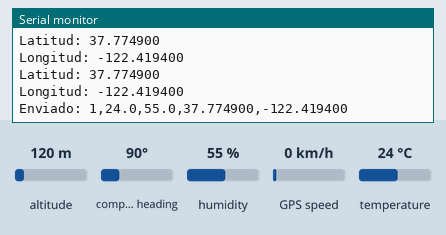
Simulated run of this sketch. Board: ESP32. Shown: the last lines printed to the serial monitor. The inputs (shaded band) are chosen by the test bench; at power-on: humidity 55 %, temperature 24 °C, altitude 120 m, compass heading 90°, GPS speed 0 km/h. The GPS gets a fix after 3 s at 37.7749, -122.4194 with 8 satellites; no radio packets arrive unless stated.

Above: at 5.2 s.
5.3 s: humidity set to 22 %
At 6.6 s:
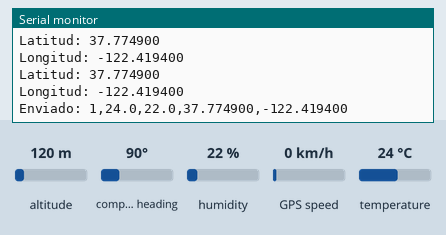
6.8 s: temperature set to 12 °C
At 8.28 s:
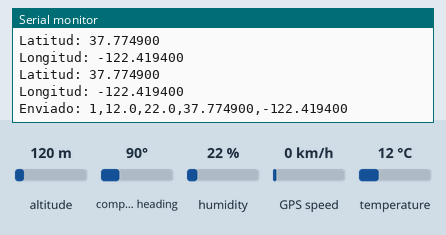
8.3 s: humidity set to 40 %
At 10.8 s:
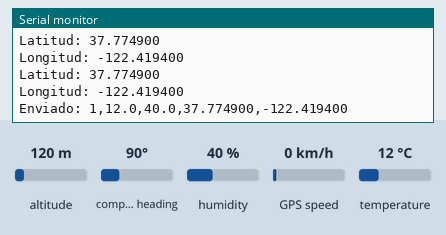
Timing chart, 0 to 12.3 s (numbered marks = the images above; inputs shaded):
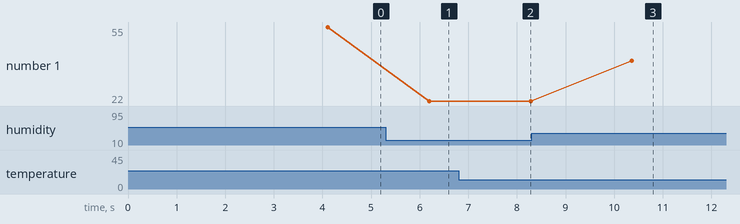

The sketch:

Esp32_Transmisor.ino
```cpp
#include <SPI.h>
#include <LoRa.h>
#include <LiquidCrystal.h>
#include <DHTesp.h>
#include <TinyGPSPlus.h>
#define DHT_PIN 32
#define SS 5
#define RST 14
#define DIO0 26
#define RXD2 16
#define TXD2 17

#define GPS_BAUD 9600
HardwareSerial gpsSerial(2);
TinyGPSPlus gps;
DHTesp dht;
const int NODE_ID = 1;
void setup() {
  Serial.begin(115200);
  delay(1000);

  SPI.begin(18, 19, 23, SS);
  LoRa.setPins(SS, RST, DIO0);
  //Serial.println("Iniciando LoRa...");

  if (!LoRa.begin(433E6)) {
    Serial.println("FALLO");
    while (1)
      ;
  }
  LoRa.setTxPower(20);
  LoRa.setSpreadingFactor(12);
  LoRa.setSignalBandwidth(125E3);
  LoRa.setCodingRate4(8);
  Serial.println("LoRa OK");
  dht.setup(DHT_PIN, DHTesp::DHT22);
  delay(3000);
  Serial.println("Iniciado");
  gpsSerial.begin(GPS_BAUD, SERIAL_8N1, RXD2, TXD2);
  Serial.println("Serial 2 started at 9600 baud rate");
}


void loop() {

  TempAndHumidity data = dht.getTempAndHumidity();

  float temperatura = data.temperature;
  float humedad = data.humidity;
  double lon;
  double lat;
  // Verificar lectura válida
  if (isnan(temperatura) || isnan(humedad)) {
    Serial.println("Error leyendo DHT22");
    delay(2000);
    return;
  }
  while (gpsSerial.available() > 0) {
    char c = gpsSerial.read();

    gps.encode(c);

    if (gps.location.isUpdated()) {

      Serial.print("Latitud: ");
      lat = gps.location.lat();
      Serial.println(lat, 6);


      Serial.print("Longitud: ");
      lon = gps.location.lng();
      Serial.println(lon, 6);

    }
  }
  String mensaje =
    String(NODE_ID) + "," + String(temperatura, 1) + "," + String(humedad, 1) + "," + String(lat, 6) + "," + String(lon, 6);

  LoRa.beginPacket();
  LoRa.print(mensaje);
  LoRa.endPacket();


  //Serial.println("Mensaje enviado:1");
  Serial.print("Enviado: ");
  Serial.println(mensaje);

  delay(2000);
}
```

Measured:
- after the input at 5.3 s, the serial monitor: prints a new line after 0.89 s (image 1)
- after the input at 6.8 s, the serial monitor: prints a new line after 1.5 s (image 2)
- after the input at 8.3 s, the serial monitor: prints a new line after 2.1 s (image 3)
- plotted number 1: 55 → 22 after the input at 5.3 s, 22 → 40 after the input at 8.3 s
